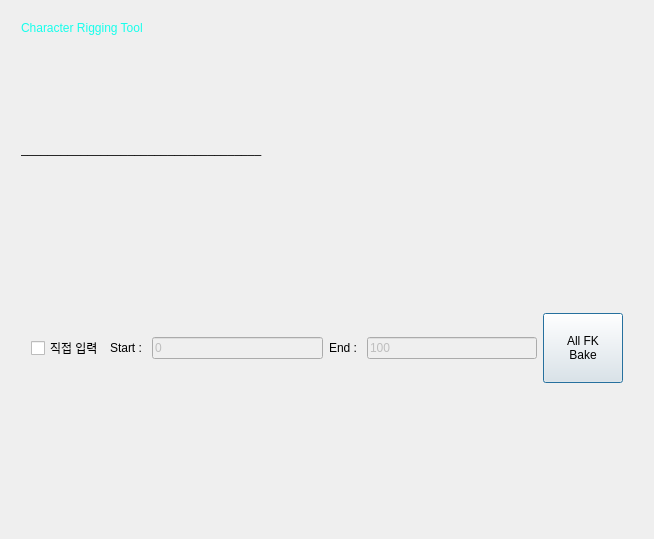
<?xml version="1.0" encoding="UTF-8"?>
<ui version="4.0">
 <class>Dialog</class>
 <widget class="QDialog" name="Dialog">
  <property name="geometry">
   <rect>
    <x>0</x>
    <y>0</y>
    <width>654</width>
    <height>539</height>
   </rect>
  </property>
  <property name="windowTitle">
   <string>Dialog</string>
  </property>
  <layout class="QVBoxLayout" name="verticalLayout_2">
   <item>
    <layout class="QVBoxLayout" name="verticalLayout" stretch="0,1,0,1">
     <property name="leftMargin">
      <number>10</number>
     </property>
     <property name="topMargin">
      <number>10</number>
     </property>
     <property name="rightMargin">
      <number>10</number>
     </property>
     <property name="bottomMargin">
      <number>10</number>
     </property>
     <item>
      <widget class="QLabel" name="label_2">
       <property name="styleSheet">
        <string notr="true">color: rgb(21, 255, 236);</string>
       </property>
       <property name="text">
        <string>Character Rigging Tool</string>
       </property>
      </widget>
     </item>
     <item>
      <layout class="QHBoxLayout" name="horizontalLayout">
       <item>
        <widget class="QLabel" name="Image_Label">
         <property name="text">
          <string>____________________________________</string>
         </property>
        </widget>
       </item>
       <item>
        <spacer name="horizontalSpacer">
         <property name="orientation">
          <enum>Qt::Horizontal</enum>
         </property>
         <property name="sizeHint" stdset="0">
          <size>
           <width>40</width>
           <height>20</height>
          </size>
         </property>
        </spacer>
       </item>
      </layout>
     </item>
     <item>
      <spacer name="verticalSpacer_2">
       <property name="orientation">
        <enum>Qt::Vertical</enum>
       </property>
       <property name="sizeHint" stdset="0">
        <size>
         <width>20</width>
         <height>40</height>
        </size>
       </property>
      </spacer>
     </item>
     <item>
      <layout class="QVBoxLayout" name="verticalLayout_3">
       <property name="leftMargin">
        <number>10</number>
       </property>
       <property name="topMargin">
        <number>10</number>
       </property>
       <property name="rightMargin">
        <number>10</number>
       </property>
       <property name="bottomMargin">
        <number>10</number>
       </property>
       <item>
        <layout class="QHBoxLayout" name="horizontalLayout_6">
         <item>
          <layout class="QHBoxLayout" name="horizontalLayout_3">
           <item>
            <widget class="QCheckBox" name="AllFK_FrameCustom_CheckBox">
             <property name="text">
              <string>직접 입력</string>
             </property>
            </widget>
           </item>
           <item>
            <widget class="QLabel" name="label_3">
             <property name="text">
              <string>Start : </string>
             </property>
            </widget>
           </item>
           <item>
            <widget class="QLineEdit" name="AllFK_StartFrame_LineEdit">
             <property name="enabled">
              <bool>false</bool>
             </property>
             <property name="text">
              <string>0</string>
             </property>
            </widget>
           </item>
           <item>
            <widget class="QLabel" name="label_4">
             <property name="text">
              <string>End : </string>
             </property>
            </widget>
           </item>
           <item>
            <widget class="QLineEdit" name="AllFK_EndFrame_LineEdit">
             <property name="enabled">
              <bool>false</bool>
             </property>
             <property name="text">
              <string>100</string>
             </property>
            </widget>
           </item>
          </layout>
         </item>
         <item>
          <widget class="QPushButton" name="AllFKBake_Btn">
           <property name="minimumSize">
            <size>
             <width>0</width>
             <height>70</height>
            </size>
           </property>
           <property name="text">
            <string>All FK
Bake</string>
           </property>
          </widget>
         </item>
        </layout>
       </item>
       <item>
        <spacer name="verticalSpacer">
         <property name="orientation">
          <enum>Qt::Vertical</enum>
         </property>
         <property name="sizeHint" stdset="0">
          <size>
           <width>20</width>
           <height>40</height>
          </size>
         </property>
        </spacer>
       </item>
      </layout>
     </item>
    </layout>
   </item>
  </layout>
 </widget>
 <resources/>
 <connections/>
</ui>
